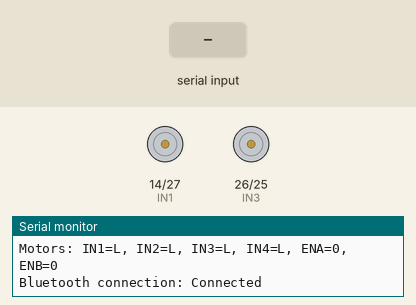
This sketch was run on a simulated ESP32. Shown: motor-driver pin pairs drawn as motors (green arrow = first pin HIGH = forward, orange = second pin HIGH = backward, longer = more drive, scaled by the enable pin), the last lines printed to the serial monitor. Inputs (shaded band) come from the test bench. Nothing arrives over Bluetooth unless stated.

Above: at 2.2 s.
2.3 s: "1" received over the second serial link
At 2.6 s:
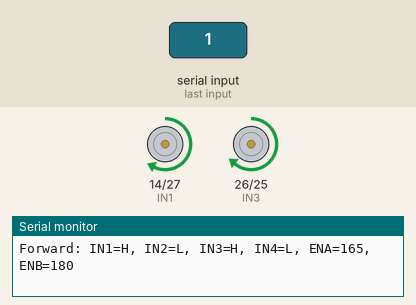
3.8 s: "2" received over the second serial link
At 5.0 s:
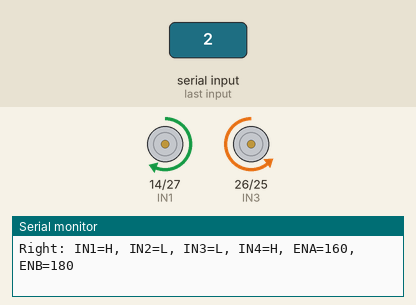
5.3 s: "3" received over the second serial link
At 6.1 s:
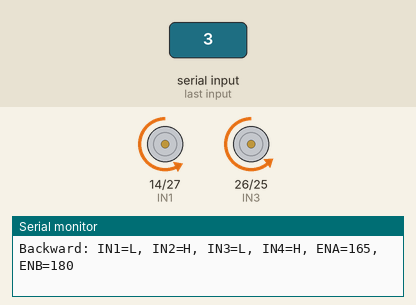
6.8 s: "4" received over the second serial link
At 7.2 s:
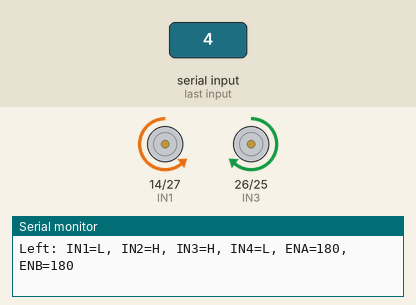
Timing chart, 0 to 9.3 s (numbered marks = the images above; inputs shaded):
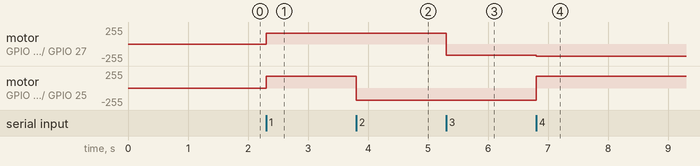

The sketch:

sbt.ino
```cpp
/*
   -- Bluetooth Classic Control for RC Car (ESP32) --
   Receives commands from Android app or Serial Bluetooth Terminal via BluetoothSerial.
   Commands:
     - '1': Forward
     - '2': Right
     - '3': Backward
     - '4': Left
     - '5': Toggle speed (low/high)
     - '6': Stop
     - 'S': Stop
     - 'R': Reset to low speed
   Hardware: ESP32-WROOM-32D, L298N, 2 DC motors, 7.4V battery, USB power
   Pinout: IN1: GPIO 14, IN2: GPIO 27, IN3: GPIO 26, IN4: GPIO 25, ENA: GPIO 12, ENB: GPIO 13
*/

#include <BluetoothSerial.h>

BluetoothSerial SerialBT;

// 馬達控制腳位定義
#define IN1 14  // 左馬達 IN1
#define IN2 27  // 左馬達 IN2
#define IN3 26  // 右馬達 IN3
#define IN4 25  // 右馬達 IN4
#define ENA 12  // 左馬達使能 (PWM)
#define ENB 13  // 右馬達使能 (PWM)

// 速度模式
int speed = 180; // 初始低速
int control_spd = 1; // 速度模式計數器
char val = '0'; // 當前指令

void setup() {
  Serial.begin(115200); // 初始化序列埠
  delay(1000); // 確保序列埠穩定
  Serial.println("Starting ESP32...");

  // 初始化藍牙
  SerialBT.begin("zh1h3ng"); // 設備名稱
  SerialBT.setTimeout(5); // 縮短逾時，加快響應
  Serial.println("Bluetooth initialized. Waiting for connection... MAC: " + SerialBT.getBtAddressString());

  // 設定馬達腳位
  pinMode(IN1, OUTPUT);
  pinMode(IN2, OUTPUT);
  pinMode(IN3, OUTPUT);
  pinMode(IN4, OUTPUT);
  pinMode(ENA, OUTPUT);
  pinMode(ENB, OUTPUT);

  // 初始化馬達停止
  Stop();
}

void loop() {
  // 檢查藍牙連線狀態
  static bool wasConnected = false;
  bool isConnected = SerialBT.hasClient();
  if (isConnected != wasConnected) {
    wasConnected = isConnected;
    Serial.print("Bluetooth connection: ");
    Serial.println(isConnected ? "Connected" : "Disconnected");
    if (!isConnected) {
      Stop();
      SerialBT.flush(); // 清除緩衝區
    }
  }

  // 若未連線，等待
  if (!isConnected) {
    delay(100); // 縮短等待時間
    return;
  }

  // 處理藍牙數據
  if (SerialBT.available()) {
    char c = SerialBT.read();
    Serial.print("Received command: ");
    Serial.println(c);

    // 每次指令前重置馬達
    Stop();

    if (c == 'S' || c == '6') { // 停止指令
      Stop();
    } else {
      val = c;
      switch (val) {
        case '1': // 前進
          Forward();
          break;
        case '2': // 右轉
          Right();
          break;
        case '3': // 後退
          Back();
          break;
        case '4': // 左轉
          Left();
          break;
        case '5': // 切換速度
          Change_Speed_And_Print();
          Stop();
          break;
        case '6': // 停止
          Stop();
          break;
        case 'R': // 重置模式
          Resetmode();
          Stop();
          break;
        default:
          Serial.println("Invalid command");
          Stop();
          break;
      }
    }
    // 清除剩餘緩衝區數據
    while (SerialBT.available()) {
      SerialBT.read();
    }
    SerialBT.flush(); // 確保緩衝區清空
    delay(5); // 縮短延遲，加快響應
  }
}

// 馬達控制函式
void Forward() {
  digitalWrite(IN1, HIGH);
  digitalWrite(IN2, LOW);
  digitalWrite(IN3, HIGH);
  digitalWrite(IN4, LOW);
  analogWrite(ENA, speed - 15); // 左馬達稍慢
  analogWrite(ENB, speed);
  Serial.print("Forward: IN1=H, IN2=L, IN3=H, IN4=L, ENA="); Serial.print(speed - 15);
  Serial.print(", ENB="); Serial.println(speed);
}

void Back() {
  digitalWrite(IN1, LOW);
  digitalWrite(IN2, HIGH);
  digitalWrite(IN3, LOW);
  digitalWrite(IN4, HIGH);
  analogWrite(ENA, speed - 15); // 左馬達稍慢
  analogWrite(ENB, speed);
  Serial.print("Backward: IN1=L, IN2=H, IN3=L, IN4=H, ENA="); Serial.print(speed - 15);
  Serial.print(", ENB="); Serial.println(speed);
}

void Left() {
  digitalWrite(IN1, LOW);
  digitalWrite(IN2, HIGH);
  digitalWrite(IN3, HIGH);
  digitalWrite(IN4, LOW);
  analogWrite(ENA, speed);
  analogWrite(ENB, speed);
  Serial.print("Left: IN1=L, IN2=H, IN3=H, IN4=L, ENA="); Serial.print(speed);
  Serial.print(", ENB="); Serial.println(speed);
}

void Right() {
  digitalWrite(IN1, HIGH);
  digitalWrite(IN2, LOW);
  digitalWrite(IN3, LOW);
  digitalWrite(IN4, HIGH);
  analogWrite(ENA, speed - 20); // 左馬達稍慢
  analogWrite(ENB, speed);
  Serial.print("Right: IN1=H, IN2=L, IN3=L, IN4=H, ENA="); Serial.print(speed - 20);
  Serial.print(", ENB="); Serial.println(speed);
}

void Stop() {
  digitalWrite(IN1, LOW);
  digitalWrite(IN2, LOW);
  digitalWrite(IN3, LOW);
  digitalWrite(IN4, LOW);
  analogWrite(ENA, 0);
  analogWrite(ENB, 0);
  Serial.println("Motors: IN1=L, IN2=L, IN3=L, IN4=L, ENA=0, ENB=0");
}

void Change_Speed_And_Print() {
  control_spd++;
  if ((control_spd % 2) == 1) {
    speed = 180;
    Serial.println("Low speed mode");
    SerialBT.println("Low speed mode");
  } else {
    speed = 250;
    Serial.println("High speed mode");
    SerialBT.println("High speed mode");
  }
}

void Resetmode() {
  control_spd = 1;
  speed = 150;
  Serial.println("Reset to low speed (150)");
  SerialBT.println("Reset to low speed (150)");
}
```

Measured:
- after the input at 2.3 s, motor on GPIO 14 (IN1) / GPIO 27 (IN2): stopped → forward 165/255 at once; motor on GPIO 26 (IN3) / GPIO 25 (IN4): stopped → forward 180/255 at once
- after the input at 3.8 s, motor on GPIO 14 (IN1) / GPIO 27 (IN2): forward 165/255 → forward 160/255 at once; motor on GPIO 26 (IN3) / GPIO 25 (IN4): forward 180/255 → backward 180/255 at once
- after the input at 5.3 s, motor on GPIO 14 (IN1) / GPIO 27 (IN2): forward 160/255 → backward 165/255 at once
- after the input at 6.8 s, motor on GPIO 14 (IN1) / GPIO 27 (IN2): backward 165/255 → backward 180/255 at once; motor on GPIO 26 (IN3) / GPIO 25 (IN4): backward 180/255 → forward 180/255 at once
